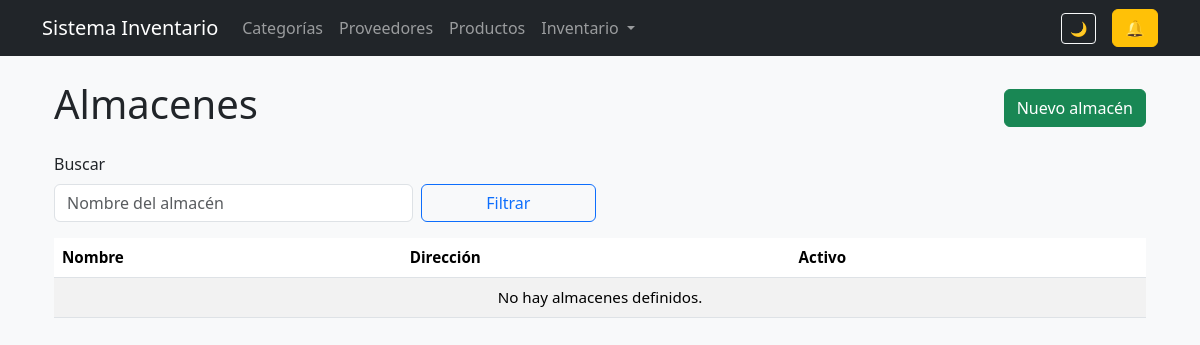
Before: /inventory/locations/ with the older database file.
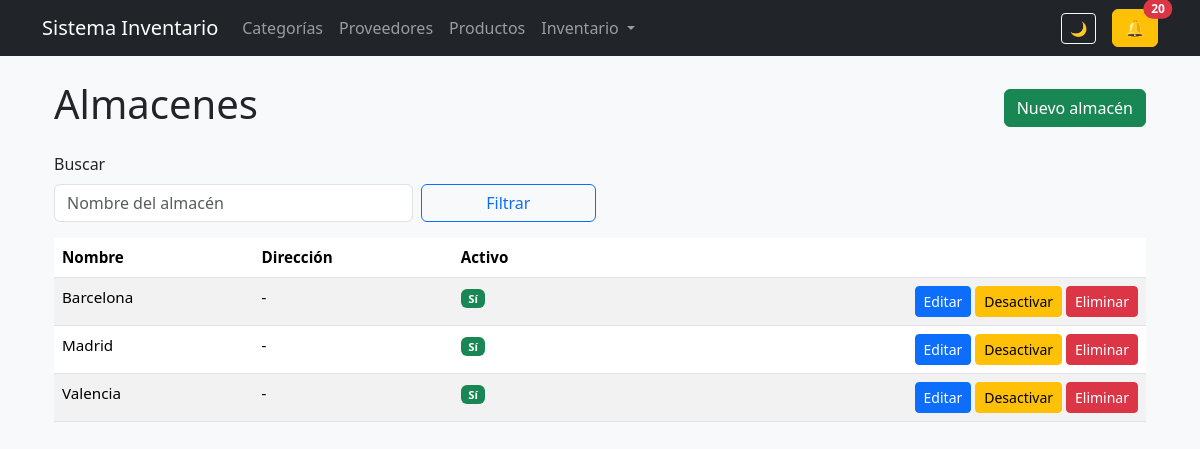
After: the same page with the newer database file.
### inventory/models/locations.py (models this page shows, shortened)
class Location(models.Model):
    name = models.CharField(max_length=150, unique=True)
    address = models.TextField(blank=True)
    is_active = models.BooleanField(default=True)
    class Meta:
        ordering = ["name"]
        verbose_name = "Location"
        verbose_name_plural = "Locations"

### inventory/views/locations.py (the view)
def location_list(request):
    view = ListViewMixin()
    qs = Location.objects.all()
    search = request.GET.get("q")
    if search:
        qs = qs.filter(name__icontains=search)
    page_obj = view.paginate_queryset(request, qs)
    context = {
        "locations": page_obj,
        "page_obj": page_obj,
        "search": search or "",
    }
    if view.is_htmx(request):
        return render(request, "inventory/locations/partials/table.html", context)
    return render(request, "inventory/locations/list.html", context)

### inventory/utils/listing.py (called while the page is built)
    def paginate_queryset(self, request, queryset):
        paginator = Paginator(queryset, self.paginate_by)
        page_number = request.GET.get("page")
        page_obj = paginator.get_page(page_number)
        return page_obj

    def is_htmx(self, request):
        return request.headers.get("HX-Request")

### notifications/context_processors.py (called while the page is built)
def notifications_unread(request):
    return {
        "notifications_unread": Notification.objects.filter(seen=False).count()
    }

### inventory/templates/inventory/locations/list.html
{% extends "base.html" %}
{% block content %}
<div class="container mt-4">
    <div class="d-flex justify-content-between align-items-center mb-3">
        <h1>Almacenes</h1>
        <a href="{% url 'location_create' %}" class="btn btn-success">Nuevo almacén</a>
    </div>
    <form
        method="get"
        class="row g-2 mb-3"
        hx-get="{% url 'location_list' %}"
        hx-target="#locations-table"
        hx-push-url="true"
    >
        <div class="col-md-4">
            <label for="id_q" class="form-label">Buscar</label>
            <input
                type="text"
                name="q"
                id="id_q"
                value="{{ search }}"
                class="form-control"
                placeholder="Nombre del almacén"
            >
        </div>
        <div class="col-md-2 d-flex align-items-end">
            <button type="submit" class="btn btn-outline-primary w-100">Filtrar</button>
        </div>
    </form>
    <div id="locations-table">
        {% include "inventory/locations/partials/table.html" %}
    </div>
</div>
{% endblock %}

### inventory/templates/inventory/locations/partials/table.html (shortened to what this page needs)
<div id="locations-table">
<table class="table table-striped">
    <thead>
        <tr>
            <th>Nombre</th>
            <th>Dirección</th>
            <th>Activo</th>
            <th></th>
        </tr>
    </thead>
    <tbody>
        {% for location in locations %}
            <tr>
                <td>{{ location.name }}</td>
                <td>{{ location.address|default:"-" }}</td>
                <td>
                    {% if location.is_active %}
                        <span class="badge bg-success">Sí</span>
                    {% else %}
                        <span class="badge bg-secondary">No</span>
                    {% endif %}
                </td>
                <td class="text-end">
                    <a href="{% url 'location_edit' location.id %}" class="btn btn-sm btn-primary">Editar</a>
                    <a href="{% url 'location_toggle_active' location.id %}" class="btn btn-sm btn-warning">
                        {% if location.is_active %}Desactivar{% else %}Activar{% endif %}
                    </a>
                    <a href="{% url 'location_delete' location.id %}" class="btn btn-sm btn-danger">Eliminar</a>
                </td>
            </tr>
        {% empty %}
            <tr>
                <td colspan="4" class="text-center">No hay almacenes definidos.</td>
            </tr>
        {% endfor %}
    </tbody>
</table>
</div>

Changed rows visible on the page:
added Location: name "Barcelona", address "-", is_active "Sí"
added Location: name "Madrid", address "-", is_active "Sí"
added Location: name "Valencia", address "-", is_active "Sí"
Other visible differences:
{{ unread }}: (not shown) → "20"
text no longer shown: "No hay almacenes definidos."
